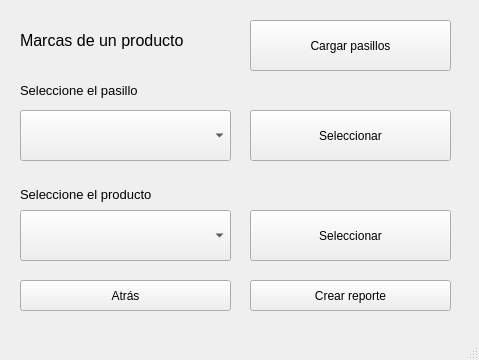
<?xml version="1.0" encoding="UTF-8"?>
<ui version="4.0">
 <class>window_report_brandProd</class>
 <widget class="QMainWindow" name="window_report_brandProd">
  <property name="geometry">
   <rect>
    <x>0</x>
    <y>0</y>
    <width>479</width>
    <height>360</height>
   </rect>
  </property>
  <property name="windowTitle">
   <string>MainWindow</string>
  </property>
  <widget class="QWidget" name="centralwidget">
   <widget class="QPushButton" name="start">
    <property name="geometry">
     <rect>
      <x>250</x>
      <y>20</y>
      <width>201</width>
      <height>51</height>
     </rect>
    </property>
    <property name="text">
     <string>Cargar pasillos</string>
    </property>
   </widget>
   <widget class="QPushButton" name="save">
    <property name="geometry">
     <rect>
      <x>250</x>
      <y>280</y>
      <width>201</width>
      <height>31</height>
     </rect>
    </property>
    <property name="text">
     <string>Crear reporte</string>
    </property>
   </widget>
   <widget class="QComboBox" name="halls">
    <property name="geometry">
     <rect>
      <x>20</x>
      <y>110</y>
      <width>211</width>
      <height>51</height>
     </rect>
    </property>
   </widget>
   <widget class="QLabel" name="label">
    <property name="geometry">
     <rect>
      <x>20</x>
      <y>20</y>
      <width>231</width>
      <height>41</height>
     </rect>
    </property>
    <property name="font">
     <font>
      <pointsize>12</pointsize>
     </font>
    </property>
    <property name="text">
     <string>Marcas de un producto</string>
    </property>
   </widget>
   <widget class="QPushButton" name="prodButton">
    <property name="geometry">
     <rect>
      <x>250</x>
      <y>210</y>
      <width>201</width>
      <height>51</height>
     </rect>
    </property>
    <property name="text">
     <string>Seleccionar</string>
    </property>
   </widget>
   <widget class="QComboBox" name="prods">
    <property name="geometry">
     <rect>
      <x>20</x>
      <y>210</y>
      <width>211</width>
      <height>51</height>
     </rect>
    </property>
   </widget>
   <widget class="QLabel" name="label_2">
    <property name="geometry">
     <rect>
      <x>20</x>
      <y>80</y>
      <width>211</width>
      <height>21</height>
     </rect>
    </property>
    <property name="font">
     <font>
      <pointsize>10</pointsize>
     </font>
    </property>
    <property name="text">
     <string>Seleccione el pasillo</string>
    </property>
   </widget>
   <widget class="QLabel" name="label_3">
    <property name="geometry">
     <rect>
      <x>20</x>
      <y>179</y>
      <width>211</width>
      <height>31</height>
     </rect>
    </property>
    <property name="font">
     <font>
      <pointsize>10</pointsize>
     </font>
    </property>
    <property name="text">
     <string>Seleccione el producto</string>
    </property>
   </widget>
   <widget class="QPushButton" name="back">
    <property name="geometry">
     <rect>
      <x>20</x>
      <y>280</y>
      <width>211</width>
      <height>31</height>
     </rect>
    </property>
    <property name="text">
     <string>Atrás</string>
    </property>
   </widget>
   <widget class="QPushButton" name="pasilloButton">
    <property name="geometry">
     <rect>
      <x>250</x>
      <y>110</y>
      <width>201</width>
      <height>51</height>
     </rect>
    </property>
    <property name="text">
     <string>Seleccionar</string>
    </property>
   </widget>
  </widget>
  <widget class="QMenuBar" name="menubar">
   <property name="geometry">
    <rect>
     <x>0</x>
     <y>0</y>
     <width>479</width>
     <height>17</height>
    </rect>
   </property>
  </widget>
  <widget class="QStatusBar" name="statusbar"/>
 </widget>
 <resources/>
 <connections/>
</ui>
